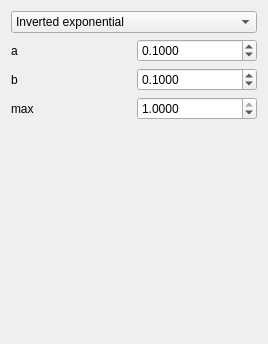
<?xml version="1.0" encoding="UTF-8"?>
<ui version="4.0">
 <class>QtPoisoningFunctionWidget</class>
 <widget class="QWidget" name="QtPoisoningFunctionWidget">
  <property name="geometry">
   <rect>
    <x>0</x>
    <y>0</y>
    <width>268</width>
    <height>344</height>
   </rect>
  </property>
  <property name="windowTitle">
   <string>Form</string>
  </property>
  <layout class="QGridLayout" name="gridLayout">
   <item row="1" column="1">
    <widget class="QDoubleSpinBox" name="box_a">
     <property name="decimals">
      <number>4</number>
     </property>
     <property name="maximum">
      <double>1000.000000000000000</double>
     </property>
     <property name="singleStep">
      <double>0.100000000000000</double>
     </property>
     <property name="value">
      <double>0.100000000000000</double>
     </property>
    </widget>
   </item>
   <item row="3" column="0">
    <widget class="QLabel" name="label_max">
     <property name="text">
      <string>max</string>
     </property>
    </widget>
   </item>
   <item row="1" column="0">
    <widget class="QLabel" name="label_a">
     <property name="text">
      <string>a</string>
     </property>
    </widget>
   </item>
   <item row="0" column="0" colspan="2">
    <widget class="QComboBox" name="box_type">
     <item>
      <property name="text">
       <string>Inverted exponential</string>
      </property>
     </item>
    </widget>
   </item>
   <item row="6" column="0" colspan="2">
    <widget class="QLabel" name="label">
     <property name="text">
      <string/>
     </property>
     <property name="pixmap">
      <pixmap resource="MutualismBreakdowner.qrc">:/pics/Sulfide.jpg</pixmap>
     </property>
     <property name="alignment">
      <set>Qt::AlignCenter</set>
     </property>
    </widget>
   </item>
   <item row="5" column="0" colspan="2">
    <spacer name="spacer">
     <property name="orientation">
      <enum>Qt::Vertical</enum>
     </property>
     <property name="sizeHint" stdset="0">
      <size>
       <width>20</width>
       <height>40</height>
      </size>
     </property>
    </spacer>
   </item>
   <item row="3" column="1">
    <widget class="QDoubleSpinBox" name="box_max">
     <property name="decimals">
      <number>4</number>
     </property>
     <property name="minimum">
      <double>0.000000000000000</double>
     </property>
     <property name="maximum">
      <double>1.000000000000000</double>
     </property>
     <property name="singleStep">
      <double>0.100000000000000</double>
     </property>
     <property name="value">
      <double>1.000000000000000</double>
     </property>
    </widget>
   </item>
   <item row="2" column="0">
    <widget class="QLabel" name="label_b">
     <property name="text">
      <string>b</string>
     </property>
    </widget>
   </item>
   <item row="2" column="1">
    <widget class="QDoubleSpinBox" name="box_b">
     <property name="decimals">
      <number>4</number>
     </property>
     <property name="maximum">
      <double>10000.000000000000000</double>
     </property>
     <property name="singleStep">
      <double>0.100000000000000</double>
     </property>
     <property name="value">
      <double>0.100000000000000</double>
     </property>
    </widget>
   </item>
  </layout>
 </widget>
 <tabstops>
  <tabstop>box_type</tabstop>
  <tabstop>box_a</tabstop>
  <tabstop>box_b</tabstop>
  <tabstop>box_max</tabstop>
 </tabstops>
 <resources>
  <include location="MutualismBreakdowner.qrc"/>
 </resources>
 <connections/>
</ui>
